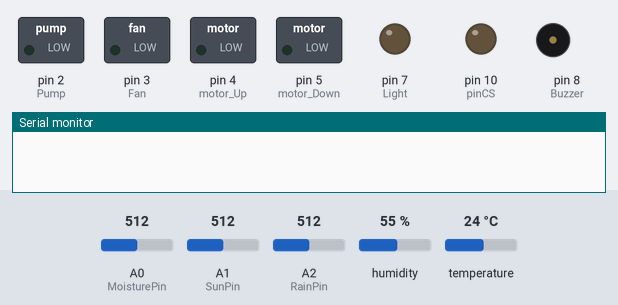
This sketch was run on a simulated Arduino Uno, built with avr-gcc and run on an emulated ATmega328P. Shown: switched loads named in the sketch (green lamp = pin HIGH), output pins drawn as LEDs (lit = HIGH), buzzer (waves = sounding, pin HIGH), the last lines printed to the serial monitor. Wiring (inferred from the names in the program): DS3231 clock at I2C address 0x68. The test bench sets the inputs (shaded band); at power-on: A2 (RainPin) = 512, A0 (MoisturePin) = 512, A1 (SunPin) = 512, humidity 55 %, temperature 24 °C. The local clock reads 2024-03-15 10:24:30 at power-on unless the sketch sets it; storage starts empty.

Above: at 1.2 s.
1.3 s: A2 (RainPin) set to 438
At 3.9 s:
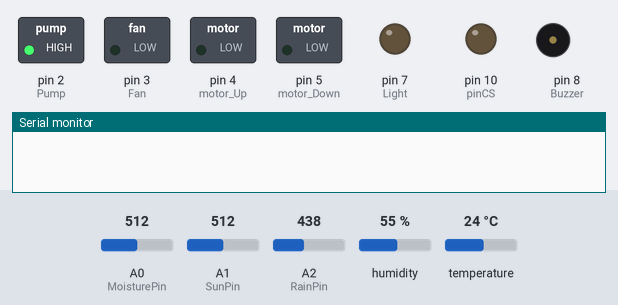
15.2 s: A2 (RainPin) set to 417
At 27.7 s:
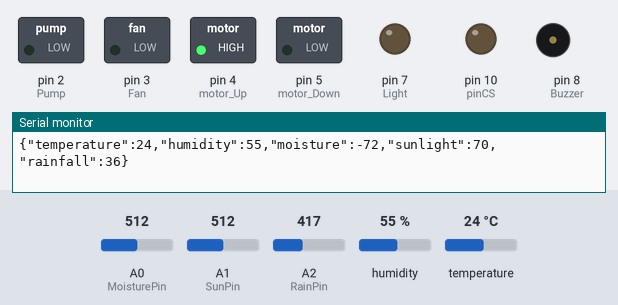
28.4 s: A0 (MoisturePin) set to 313
38.4 s: A0 (MoisturePin) set to 280
43.6 s: A2 (RainPin) set to 716
At 55.3 s:
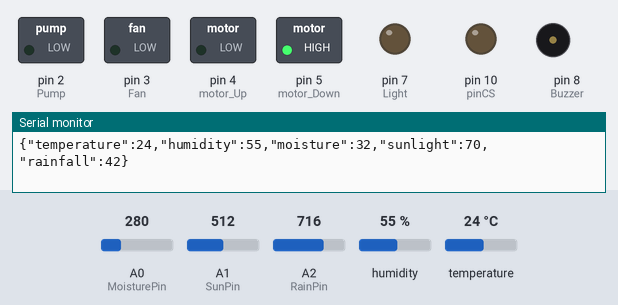
55.9 s: A2 (RainPin) set to 306
At 64.8 s:
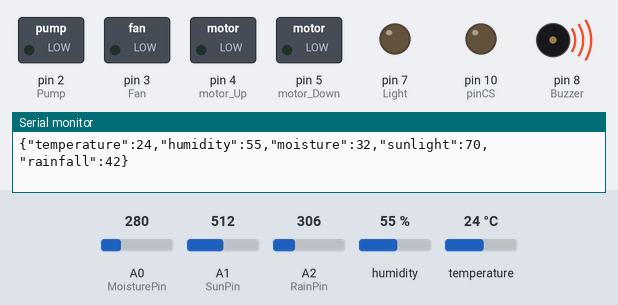
Timing chart, 0 to 69.6 s (numbered marks = the images above; inputs shaded):
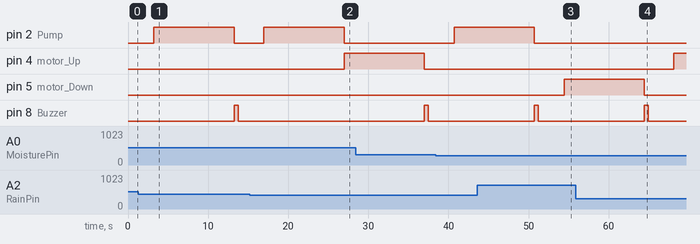

The sketch:

Arduino_Code.ino
```cpp
#include "DHT.h"
#include <ArduinoJson.h>


#define DHTPIN 9     // Digital pin connected to the DHT sensor

#define DHTTYPE DHT22   // DHT 22

#include "Wire.h"
#define DS3231_I2C_ADDRESS 0x68
#include <SD.h>
#include <SPI.h>

File SensorReadings;

int pinCS = 10; // Pin 10 on Arduino Uno
// Convert normal decimal numbers to binary coded decimal
byte decToBcd(byte val){
  return( (val/10*16) + (val%10) );
}
// Convert binary coded decimal to normal decimal numbers
byte bcdToDec(byte val){
  return( (val/16*10) + (val%16) );
}

const int MoisturePin = A0;
const int SunPin = A1;
const int RainPin = A2;


int motor_Down = 5;  // Window down pin.
int motor_Up = 4;    // Window up pin.
int Pump = 2;  //8 pum pin.
int Fan = 3; //5 fan
int Buzzer = 8; // buzzer
int Light = 7; // Light
int pest = 6; //pest

int max_valueMoist = 375;
int min_valueMoist = 185;
int max_valueRain = 550;
int min_valueRain = 240;
float max_valueSun = 735;
int min_valueSun = 0;
int min_sun = 100;

int treshHold = 40;
int treshHold2 = 40;

int on_time = 6;
int off_time = 18;

float sun_percent;
float moisture_percent;
float Rain_percent;

int Down_delay = 10000;
int Up_delay = 10000;
int Pump_delay = 10000;

float val_analogiqueMoisturePin;
float val_analogiqueSunPin;
float val_analogiqueRainPin;

int  rain = 0;

DHT dht(DHTPIN, DHTTYPE);

void setup(){
  Wire.begin();
  Serial.begin(115200);
  // set the initial time here:
  // DS3231 seconds, minutes, hours, day, date, month, year

pinMode(MoisturePin, INPUT);
  pinMode(SunPin, INPUT);
  pinMode(RainPin, INPUT);
  pinMode(motor_Down,OUTPUT);
   pinMode(motor_Up,OUTPUT);
   pinMode(Fan,OUTPUT);
   pinMode(Pump,OUTPUT);
    pinMode(Buzzer,OUTPUT);
    pinMode(Light,OUTPUT);
     pinMode(pinCS, OUTPUT);


  //  Serial.println("");
 //  Serial.print("Time");
 //  Serial.print(",");
//   Serial.print("Date");
 //  Serial.print(",");
 //   Serial.print("Tempreture(c)");
 //  Serial.print(",");
//   Serial.print("Humidity(%)");
//   Serial.print(",");
//   Serial.print("Wetness(%)");
 //  Serial.print(",");
 //  Serial.print("Sunshine(%)");
 //  Serial.print(",");
 //  Serial.print("RainFall(%)");
 //   Serial.println("");

  dht.begin();

   if (SD.begin())
  {
  //  Serial.println("SD card is ready to use.");
  } else
  {
   // Serial.println("SD card initialization failed");
    return;
  }

   SensorReadings = SD.open("test.csv", FILE_WRITE);
//  // if the file opened okay, write to it:
 if (SensorReadings) {
   SensorReadings.println("");
   SensorReadings.println("");
   SensorReadings.print("Time");
   SensorReadings.print(",");
   SensorReadings.print("Date");
   SensorReadings.print(",");
   SensorReadings.print("Tempreture(c)");
   SensorReadings.print(",");
   SensorReadings.print("Humidity(%)");
   SensorReadings.print(",");
   SensorReadings.print("Wetness(%)");
   SensorReadings.print(",");
   SensorReadings.print("Sunshine(%)");
   SensorReadings.print(",");
   SensorReadings.print("RainFall(%)");

  SensorReadings.close(); // close the file

 }
  else {
  //  Serial.println("error opening test.txt");
  }
}

void readDS3231time(byte *second,
byte *minute,
byte *hour,
byte *dayOfWeek,
byte *dayOfMonth,
byte *month,
byte *year){
  Wire.beginTransmission(DS3231_I2C_ADDRESS);
  Wire.write(0); // set DS3231 register pointer to 00h
  Wire.endTransmission();
  Wire.requestFrom(DS3231_I2C_ADDRESS, 7);
  // request seven bytes of data from DS3231 starting from register 00h
  *second = bcdToDec(Wire.read() & 0x7f);
  *minute = bcdToDec(Wire.read());
  *hour = bcdToDec(Wire.read() & 0x3f);
  *dayOfWeek = bcdToDec(Wire.read());
  *dayOfMonth = bcdToDec(Wire.read());
  *month = bcdToDec(Wire.read());
  *year = bcdToDec(Wire.read());
}
//void displayTime(){
//  byte second, minute, hour, dayOfWeek, dayOfMonth, month, year;
//  // retrieve data from DS3231
//  readDS3231time(&second, &minute, &hour, &dayOfWeek, &dayOfMonth, &month,
//  &year);
//
//  Serial.println("");
//  Serial.print(hour);
//  Serial.print(",");
//  Serial.print(minute);
//  Serial.print(",");
//  Serial.print(dayOfMonth, DEC);
//  Serial.print("/");
//  Serial.print(month, DEC);
//  Serial.print("/");
//  Serial.print(year, DEC);
//  Serial.print(",");
//
//}


void Fan_On()
{
    digitalWrite(Fan,HIGH);
}

void Fan_Off()
{
    digitalWrite(Fan,LOW);
}

void Pump_On()
{
    digitalWrite(Pump,HIGH);
}

void Pump_Off()
{
    digitalWrite(Pump,LOW);
}
void Light_On()
{
    digitalWrite(Light,HIGH);
}

void Light_Off()
{
    digitalWrite(Light,LOW);
}
void Up()
{
    digitalWrite(motor_Down,LOW);
    digitalWrite(motor_Up,HIGH);

}

void Down()
{
    digitalWrite(motor_Up,LOW);
    digitalWrite(motor_Down,HIGH);

}

void Stop()
{
    digitalWrite(motor_Up,LOW);
    digitalWrite(motor_Down,LOW);

}

void sendDataOverSerial(JsonDocument& jsonDocument) {
  String jsonString;
  serializeJson(jsonDocument, jsonString); // Convert JSON object to a string
  Serial.println(jsonString); // Send the JSON string over Serial
}

void loop(){

  //displayTime(); // display the real-time clock data on the Serial Monitor,

   byte second, minute, hour, dayOfWeek, dayOfMonth, month, year;
  // retrieve data from DS3231
  readDS3231time(&second, &minute, &hour, &dayOfWeek, &dayOfMonth, &month,
  &year);

//  Serial.println("");
//  Serial.print(hour);
 // Serial.print(".");
 // Serial.print(minute);
 // Serial.print(",");
//  Serial.print(dayOfMonth, DEC);
//  Serial.print("/");
 // Serial.print(month, DEC);
//  Serial.print("/");
 // Serial.print(year, DEC);
 // Serial.print(",");


  val_analogiqueMoisturePin=analogRead(MoisturePin);
  moisture_percent = map(val_analogiqueMoisturePin, max_valueMoist, min_valueMoist, 0, 100);

  val_analogiqueSunPin=analogRead(SunPin);

  val_analogiqueRainPin=analogRead(RainPin);
  Rain_percent = map(val_analogiqueRainPin, max_valueRain, min_valueRain, 0, 100);

  delay(200);

  // Reading temperature or humidity takes about 250 milliseconds!
  // Sensor readings may also be up to 2 seconds 'old' (its a very slow sensor)
  float h = dht.readHumidity();
  // Read temperature as Celsius (the default)
  float t = dht.readTemperature();
  // Read temperature as Fahrenheit (isFahrenheit = true)
  float f = dht.readTemperature(true);

  // Check if any reads failed and exit early (to try again).
  if (isnan(h) || isnan(t)) {
   // Serial.println(F("Failed to read from DHT sensor!"));
  //  return;
  }

  // Compute heat index in Fahrenheit (the default)
///  float hif = dht.computeHeatIndex(f, h);
  // Compute heat index in Celsius (isFahreheit = false)
 /// float hic = dht.computeHeatIndex(t, h, false);

 //  Serial.print(t);
 //  Serial.print(",");
 //  Serial.print(h);
 //  Serial.print(",");
 //  Serial.print(moisture_percent);
 //  Serial.print(",");
 //  Serial.print(sun_percent);
//   Serial.print(",");
  // Serial.print(Rain_percent);
 //   Serial.println("");


//  Serial.print("hour : ");
//Serial.println(hour);
// Serial.println("");

//Serial.print("minute : ");
// Serial.println(minute);
// Serial.println("");

// Serial.print("dayOfMonth : ");
 //Serial.println(dayOfMonth);
 //Serial.println("");

 //Serial.print("month : ");
// Serial.println(month);
// Serial.println("");

//Serial.print("year : ");
 //Serial.println(year);
 //Serial.println("");

  //   Serial.print("Tempreturen : ");
 //Serial.println(t);
 //Serial.println("");

  // Serial.print("Humidity : ");
// Serial.println(h);
// Serial.println("");

val_analogiqueMoisturePin=analogRead(MoisturePin);
moisture_percent = map(val_analogiqueMoisturePin, max_valueMoist, min_valueMoist, 0, 100);
// Serial.print("moisture_percent : ");
 //Serial.println(moisture_percent);
 //Serial.println("");
  delay(1000);

    val_analogiqueSunPin=analogRead(SunPin);
  sun_percent = (val_analogiqueSunPin/max_valueSun)* 100;
  sun_percent = ceil(sun_percent);
 //Serial.print("sun_percent : ");
 //Serial.println(sun_percent);
 //Serial.println("");
  delay(1000);

    val_analogiqueRainPin=analogRead(RainPin);
  Rain_percent = map(val_analogiqueRainPin, max_valueRain, min_valueRain, 0, 100);
// Serial.print("Rain_percent : ");
// Serial.println(Rain_percent);
// Serial.println("");
 // delay(1000);

//sun_percent = (val_analogiqueSunPin/max_sun)*100;
//moisture_percent = 100-((val_analogiqueMoisturePin/max_moi)*100);
//Rain_percent = 100-((val_analogiqueRainPin/max_rain)*100);

   //Serial.print(sun_percent);
  //Serial.print(",");
   //Serial.print(moisture_percent);
   //Serial.print(",");
   //Serial.print(Rain_percent);


  delay(1000); // every second
////Heat Control
////if (t >= max_tep)    {
// if (t >= max_tep && val_analogiqueSunPin >= min_sun)    {
  //    Fan_On();
//  }
//  else {
//    Fan_Off();
//  }


//Moisture Control

if (moisture_percent <= treshHold)    {
      Pump_On();
      delay(Pump_delay);
       Pump_Off();
  }
  else {
    Pump_Off();
  }

  //Rain Control
if (Rain_percent >= treshHold2 && rain == 0 )    {

  Up();
    delay(Up_delay);
    Stop();
   rain = 1;


  }
 if (Rain_percent <= treshHold2 && rain == 1 ) {
    Down();
    delay(Down_delay);
    Stop();
    rain = 0;
  }
    else {
    Stop();
  }
  digitalWrite(Buzzer,HIGH);
  //digitalWrite(Light,HIGH);
  delay(500);
  digitalWrite(Buzzer,LOW);
  //digitalWrite(Light,LOW);


///Time control for Light


//if (sun_percent >= min_sun)    {
      Light_Off();
// }
 //else {
 // Light_Off();
// }


///Time control for Fan

if (minute == 0 || minute == 10 || minute == 20 || minute == 30 || minute == 40 || minute == 50 && hour == on_time && sun_percent >= min_sun)    {
//if (minute == 0 || minute == 20 || minute == 40)    {
      Fan_On();
 }
if (minute == 5 || minute == 15 || minute == 25 || minute == 35 || minute == 45 || minute == 55 && hour == off_time && sun_percent >= min_sun)    {
//if (minute == 10 || minute == 30 || minute == 50)    {
     Fan_Off();
}


if (hour == on_time && val_analogiqueSunPin >= min_sun)    {
      Light_On();
    //  Fan_On()
} else {
if (hour == off_time && val_analogiqueSunPin >= min_sun)    {
      Light_Off();
    //  Fan_Off()
 }
}

 SensorReadings = SD.open("test.txt", FILE_WRITE);
//  // if the file opened okay, write to it:
 if (SensorReadings) {

  SensorReadings.print(hour);
  SensorReadings.print(".");
  SensorReadings.print(minute);
  SensorReadings.print(",");
  SensorReadings.print(dayOfMonth, DEC);
  SensorReadings.print("/");
  SensorReadings.print(month, DEC);
  SensorReadings.print("/");
  SensorReadings.print(year, DEC);
  SensorReadings.print(",");
  SensorReadings.print(t);
  SensorReadings.print(",");
  SensorReadings.print(h);
  SensorReadings.print(",");
  SensorReadings.print(moisture_percent);
  SensorReadings.print(",");
  SensorReadings.print(sun_percent);
  SensorReadings.print(",");
  SensorReadings.print(Rain_percent);
  SensorReadings.println("");

  SensorReadings.close(); // close the file
//Serial.println("Done.");
 }
  else {
 //   Serial.println("error opening test.txt");
  }

  // Construct JSON data and send it to the ESP8266 module over Serial
  DynamicJsonDocument jsonDocument(100);
 //jsonDocument["hour"] = hour;
 // jsonDocument["minute"] = minute;
 // jsonDocument["dayOfMonth"] = dayOfMonth;
 // jsonDocument["month"] = month;
 // jsonDocument["year"] = year;
  jsonDocument["temperature"] = t;
  jsonDocument["humidity"] = h;
  jsonDocument["moisture"] = moisture_percent;
  jsonDocument["sunlight"] = sun_percent;
  jsonDocument["rainfall"] = Rain_percent;

  // Send sensor data to ESP32 module over Serial
  sendDataOverSerial(jsonDocument); // Send JSON data to ESP32 over Serial
  //delay(1000); // Serial.print(jsonDocument);

}
```

Measured:
- the behaviour switches between 427 and 426 on A2 (RainPin) (found by bisection; images 1 and 2)
- after the input at 15.2 s, pin 4 (motor_Up): LOW → HIGH after 11.8 s; pin 8 (Buzzer): stays LOW (without the input it goes to HIGH after 11.8 s)
- after the input at 43.6 s, pin 5 (motor_Down): LOW → HIGH after 10.8 s; pin 8 (Buzzer): goes on until 51.2 s, then stays LOW
- after the input at 55.9 s, pin 4 (motor_Up): LOW → HIGH after 12.2 s; pin 8 (Buzzer): goes on until 64.9 s, then stays LOW
